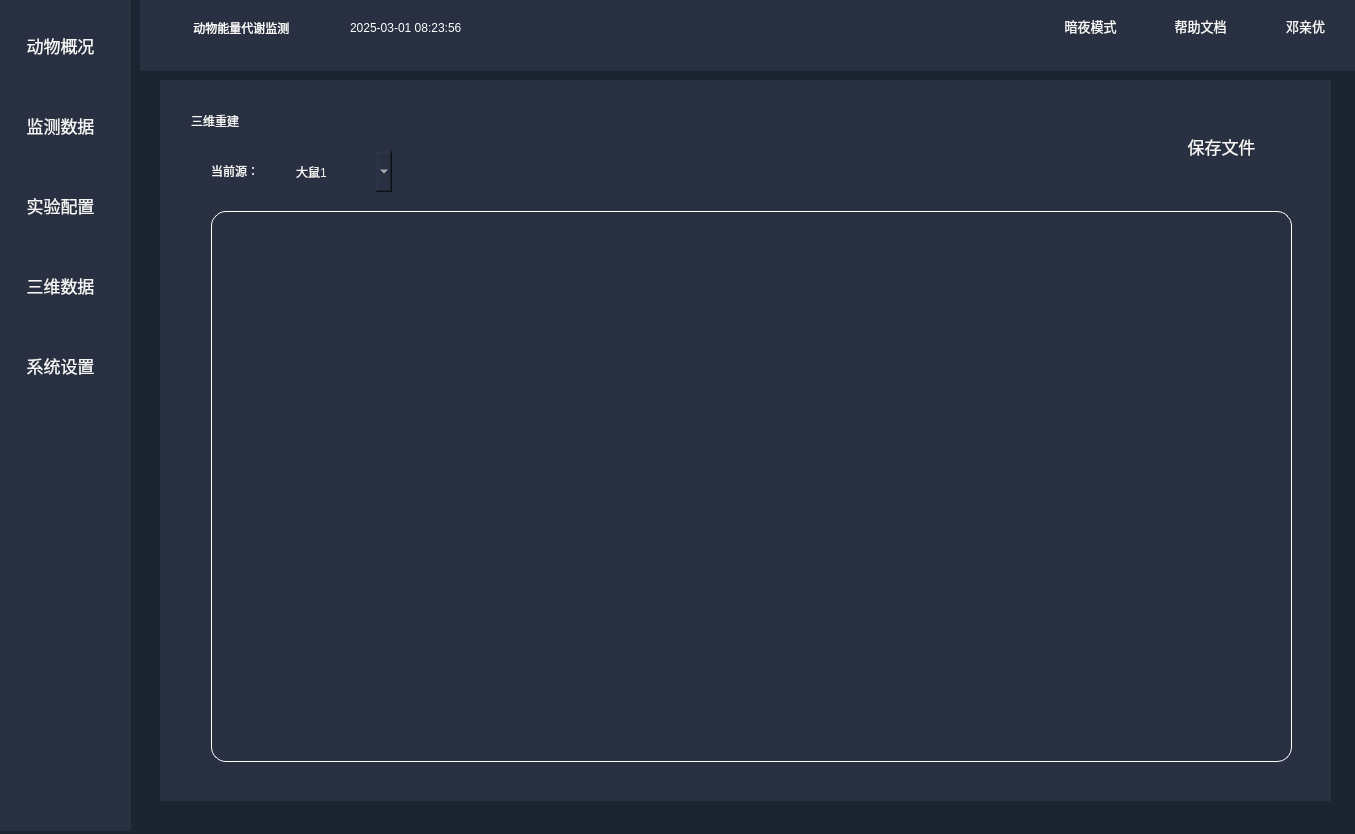
<?xml version="1.0" encoding="UTF-8"?>
<ui version="4.0">
 <class>Form</class>
 <widget class="QWidget" name="Form">
  <property name="geometry">
   <rect>
    <x>0</x>
    <y>0</y>
    <width>1355</width>
    <height>834</height>
   </rect>
  </property>
  <property name="font">
   <font>
    <pointsize>8</pointsize>
   </font>
  </property>
  <property name="windowTitle">
   <string>Form</string>
  </property>
  <property name="styleSheet">
   <string notr="true">QWidget{
background:rgb(27,36,49)
}
QGraphicsView{
border:1px solid white;
border-radius:0px;
}</string>
  </property>
  <widget class="QWidget" name="verticalLayoutWidget">
   <property name="geometry">
    <rect>
     <x>0</x>
     <y>0</y>
     <width>131</width>
     <height>831</height>
    </rect>
   </property>
   <layout class="QVBoxLayout" name="verticalLayout">
    <item>
     <widget class="QScrollArea" name="scrollArea">
      <property name="styleSheet">
       <string notr="true">border:none;</string>
      </property>
      <property name="horizontalScrollBarPolicy">
       <enum>Qt::ScrollBarAlwaysOff</enum>
      </property>
      <property name="widgetResizable">
       <bool>true</bool>
      </property>
      <widget class="QWidget" name="scrollAreaWidgetContents">
       <property name="geometry">
        <rect>
         <x>0</x>
         <y>0</y>
         <width>129</width>
         <height>829</height>
        </rect>
       </property>
       <property name="styleSheet">
        <string notr="true">background:rgb(40, 48,65);</string>
       </property>
       <widget class="QPushButton" name="btn1">
        <property name="geometry">
         <rect>
          <x>0</x>
          <y>10</y>
          <width>121</width>
          <height>71</height>
         </rect>
        </property>
        <property name="sizePolicy">
         <sizepolicy hsizetype="Minimum" vsizetype="Maximum">
          <horstretch>20</horstretch>
          <verstretch>21</verstretch>
         </sizepolicy>
        </property>
        <property name="font">
         <font>
          <pointsize>-1</pointsize>
          <bold>false</bold>
         </font>
        </property>
        <property name="styleSheet">
         <string notr="true">QPushButton{
	color:rgb(245, 245, 245);
	padding:15px;
	background:rgb(40, 48,65);
border：none;
font-size:17px;
}</string>
        </property>
        <property name="text">
         <string>动物概况</string>
        </property>
        <property name="icon">
         <iconset>
          <normaloff>:/icon/generate_white.svg</normaloff>:/icon/generate_white.svg</iconset>
        </property>
        <property name="iconSize">
         <size>
          <width>20</width>
          <height>20</height>
         </size>
        </property>
        <property name="autoDefault">
         <bool>false</bool>
        </property>
        <property name="default">
         <bool>false</bool>
        </property>
        <property name="flat">
         <bool>true</bool>
        </property>
       </widget>
       <widget class="QPushButton" name="btn2">
        <property name="geometry">
         <rect>
          <x>0</x>
          <y>90</y>
          <width>121</width>
          <height>71</height>
         </rect>
        </property>
        <property name="sizePolicy">
         <sizepolicy hsizetype="Minimum" vsizetype="Maximum">
          <horstretch>20</horstretch>
          <verstretch>21</verstretch>
         </sizepolicy>
        </property>
        <property name="font">
         <font>
          <pointsize>-1</pointsize>
          <bold>false</bold>
         </font>
        </property>
        <property name="styleSheet">
         <string notr="true">QPushButton{
	color:rgb(245, 245, 245);
	padding:15px;
	background:rgb(40, 48,65);
border：none;
font-size:17px;
}</string>
        </property>
        <property name="text">
         <string>监测数据</string>
        </property>
        <property name="icon">
         <iconset>
          <normaloff>:/icon/market_analysis_white.svg</normaloff>:/icon/market_analysis_white.svg</iconset>
        </property>
        <property name="iconSize">
         <size>
          <width>20</width>
          <height>20</height>
         </size>
        </property>
        <property name="autoDefault">
         <bool>false</bool>
        </property>
        <property name="default">
         <bool>false</bool>
        </property>
        <property name="flat">
         <bool>true</bool>
        </property>
       </widget>
       <widget class="QPushButton" name="btn3">
        <property name="geometry">
         <rect>
          <x>0</x>
          <y>170</y>
          <width>121</width>
          <height>71</height>
         </rect>
        </property>
        <property name="sizePolicy">
         <sizepolicy hsizetype="Minimum" vsizetype="Maximum">
          <horstretch>20</horstretch>
          <verstretch>21</verstretch>
         </sizepolicy>
        </property>
        <property name="font">
         <font>
          <pointsize>-1</pointsize>
          <bold>false</bold>
         </font>
        </property>
        <property name="styleSheet">
         <string notr="true">QPushButton{
	color:rgb(245, 245, 245);
	padding:15px;
	background:rgb(40, 48,65);
border：none;
font-size:17px;
}</string>
        </property>
        <property name="text">
         <string>实验配置</string>
        </property>
        <property name="icon">
         <iconset>
          <normaloff>:/icon/setting_config_white.svg</normaloff>:/icon/setting_config_white.svg</iconset>
        </property>
        <property name="iconSize">
         <size>
          <width>20</width>
          <height>20</height>
         </size>
        </property>
        <property name="autoDefault">
         <bool>false</bool>
        </property>
        <property name="default">
         <bool>false</bool>
        </property>
        <property name="flat">
         <bool>true</bool>
        </property>
       </widget>
       <widget class="QPushButton" name="btn4">
        <property name="geometry">
         <rect>
          <x>0</x>
          <y>250</y>
          <width>121</width>
          <height>71</height>
         </rect>
        </property>
        <property name="sizePolicy">
         <sizepolicy hsizetype="Minimum" vsizetype="Maximum">
          <horstretch>20</horstretch>
          <verstretch>21</verstretch>
         </sizepolicy>
        </property>
        <property name="font">
         <font>
          <pointsize>-1</pointsize>
          <bold>false</bold>
         </font>
        </property>
        <property name="styleSheet">
         <string notr="true">QPushButton{
	color:rgb(245, 245, 245);
	padding:15px;
	background:rgb(40, 48,65);
border：none;
font-size:17px;
}</string>
        </property>
        <property name="text">
         <string>三维数据</string>
        </property>
        <property name="icon">
         <iconset>
          <normaloff>:/icon/material_three_white.svg</normaloff>:/icon/material_three_white.svg</iconset>
        </property>
        <property name="iconSize">
         <size>
          <width>20</width>
          <height>20</height>
         </size>
        </property>
        <property name="autoDefault">
         <bool>false</bool>
        </property>
        <property name="default">
         <bool>false</bool>
        </property>
        <property name="flat">
         <bool>true</bool>
        </property>
       </widget>
       <widget class="QPushButton" name="btn5">
        <property name="geometry">
         <rect>
          <x>0</x>
          <y>330</y>
          <width>121</width>
          <height>71</height>
         </rect>
        </property>
        <property name="sizePolicy">
         <sizepolicy hsizetype="Minimum" vsizetype="Maximum">
          <horstretch>20</horstretch>
          <verstretch>21</verstretch>
         </sizepolicy>
        </property>
        <property name="font">
         <font>
          <pointsize>-1</pointsize>
          <bold>false</bold>
         </font>
        </property>
        <property name="styleSheet">
         <string notr="true">QPushButton{
	color:rgb(245, 245, 245);
	padding:15px;
	background:rgb(40, 48,65);
border：none;
font-size:17px;
}</string>
        </property>
        <property name="text">
         <string>系统设置</string>
        </property>
        <property name="icon">
         <iconset>
          <normaloff>:/icon/setting_computer_white.svg</normaloff>:/icon/setting_computer_white.svg</iconset>
        </property>
        <property name="iconSize">
         <size>
          <width>20</width>
          <height>20</height>
         </size>
        </property>
        <property name="autoDefault">
         <bool>false</bool>
        </property>
        <property name="default">
         <bool>false</bool>
        </property>
        <property name="flat">
         <bool>true</bool>
        </property>
       </widget>
      </widget>
     </widget>
    </item>
   </layout>
  </widget>
  <widget class="QWidget" name="horizontalLayoutWidget">
   <property name="geometry">
    <rect>
     <x>140</x>
     <y>0</y>
     <width>1261</width>
     <height>71</height>
    </rect>
   </property>
   <layout class="QHBoxLayout" name="horizontalLayout">
    <item>
     <widget class="QScrollArea" name="scrollArea_2">
      <property name="styleSheet">
       <string notr="true">border:none;</string>
      </property>
      <property name="verticalScrollBarPolicy">
       <enum>Qt::ScrollBarAlwaysOff</enum>
      </property>
      <property name="widgetResizable">
       <bool>true</bool>
      </property>
      <widget class="QWidget" name="scrollAreaWidgetContents_2">
       <property name="geometry">
        <rect>
         <x>0</x>
         <y>0</y>
         <width>1259</width>
         <height>69</height>
        </rect>
       </property>
       <property name="styleSheet">
        <string notr="true">background:rgb(40, 48,65);</string>
       </property>
       <widget class="QLabel" name="label">
        <property name="geometry">
         <rect>
          <x>10</x>
          <y>0</y>
          <width>51</width>
          <height>51</height>
         </rect>
        </property>
        <property name="styleSheet">
         <string notr="true"/>
        </property>
        <property name="text">
         <string/>
        </property>
        <property name="pixmap">
         <pixmap>:/images/mouse.png</pixmap>
        </property>
        <property name="scaledContents">
         <bool>true</bool>
        </property>
       </widget>
       <widget class="QLabel" name="label_2">
        <property name="geometry">
         <rect>
          <x>50</x>
          <y>20</y>
          <width>161</width>
          <height>16</height>
         </rect>
        </property>
        <property name="styleSheet">
         <string notr="true">color:white;</string>
        </property>
        <property name="text">
         <string> 动物能量代谢监测</string>
        </property>
       </widget>
       <widget class="QPushButton" name="pushButton_2">
        <property name="geometry">
         <rect>
          <x>1120</x>
          <y>0</y>
          <width>91</width>
          <height>51</height>
         </rect>
        </property>
        <property name="sizePolicy">
         <sizepolicy hsizetype="Minimum" vsizetype="Maximum">
          <horstretch>20</horstretch>
          <verstretch>21</verstretch>
         </sizepolicy>
        </property>
        <property name="font">
         <font>
          <pointsize>-1</pointsize>
          <bold>false</bold>
         </font>
        </property>
        <property name="styleSheet">
         <string notr="true">QPushButton{
	color:rgb(245, 245, 245);
	padding:7px;
	background:rgb(40, 48,65);
border：none;
font-size:13px;
}</string>
        </property>
        <property name="text">
         <string>邓亲优</string>
        </property>
        <property name="icon">
         <iconset>
          <normaloff>:/icon/me_white.svg</normaloff>:/icon/me_white.svg</iconset>
        </property>
        <property name="iconSize">
         <size>
          <width>24</width>
          <height>24</height>
         </size>
        </property>
        <property name="autoDefault">
         <bool>false</bool>
        </property>
        <property name="default">
         <bool>false</bool>
        </property>
        <property name="flat">
         <bool>true</bool>
        </property>
       </widget>
       <widget class="QPushButton" name="pushButton_3">
        <property name="geometry">
         <rect>
          <x>1010</x>
          <y>0</y>
          <width>101</width>
          <height>51</height>
         </rect>
        </property>
        <property name="sizePolicy">
         <sizepolicy hsizetype="Minimum" vsizetype="Maximum">
          <horstretch>20</horstretch>
          <verstretch>21</verstretch>
         </sizepolicy>
        </property>
        <property name="font">
         <font>
          <pointsize>-1</pointsize>
          <bold>false</bold>
         </font>
        </property>
        <property name="styleSheet">
         <string notr="true">QPushButton{
	color:rgb(245, 245, 245);
	padding:7px;
	background:rgb(40, 48,65);
border：none;
font-size:13px;
}</string>
        </property>
        <property name="text">
         <string>帮助文档</string>
        </property>
        <property name="icon">
         <iconset>
          <normaloff>:/icon/help_white.svg</normaloff>:/icon/help_white.svg</iconset>
        </property>
        <property name="iconSize">
         <size>
          <width>24</width>
          <height>24</height>
         </size>
        </property>
        <property name="autoDefault">
         <bool>false</bool>
        </property>
        <property name="default">
         <bool>false</bool>
        </property>
        <property name="flat">
         <bool>true</bool>
        </property>
       </widget>
       <widget class="QPushButton" name="pushButton_4">
        <property name="geometry">
         <rect>
          <x>900</x>
          <y>0</y>
          <width>101</width>
          <height>51</height>
         </rect>
        </property>
        <property name="sizePolicy">
         <sizepolicy hsizetype="Minimum" vsizetype="Maximum">
          <horstretch>20</horstretch>
          <verstretch>21</verstretch>
         </sizepolicy>
        </property>
        <property name="font">
         <font>
          <pointsize>-1</pointsize>
          <bold>false</bold>
         </font>
        </property>
        <property name="styleSheet">
         <string notr="true">QPushButton{
	color:rgb(245, 245, 245);
	padding:7px;
	background:rgb(40, 48,65);
border：none;
font-size:13px;
}</string>
        </property>
        <property name="text">
         <string>暗夜模式</string>
        </property>
        <property name="icon">
         <iconset>
          <normaloff>:/icon/dark_mode_white.svg</normaloff>:/icon/dark_mode_white.svg</iconset>
        </property>
        <property name="iconSize">
         <size>
          <width>24</width>
          <height>24</height>
         </size>
        </property>
        <property name="autoDefault">
         <bool>false</bool>
        </property>
        <property name="default">
         <bool>false</bool>
        </property>
        <property name="flat">
         <bool>true</bool>
        </property>
       </widget>
       <widget class="QLabel" name="label_14">
        <property name="geometry">
         <rect>
          <x>210</x>
          <y>20</y>
          <width>161</width>
          <height>16</height>
         </rect>
        </property>
        <property name="styleSheet">
         <string notr="true">color:white;</string>
        </property>
        <property name="text">
         <string>2025-03-01 08:23:56</string>
        </property>
       </widget>
      </widget>
     </widget>
    </item>
   </layout>
  </widget>
  <widget class="QWidget" name="tab2" native="true">
   <property name="geometry">
    <rect>
     <x>160</x>
     <y>80</y>
     <width>1171</width>
     <height>721</height>
    </rect>
   </property>
   <widget class="QScrollArea" name="scrollArea_3">
    <property name="geometry">
     <rect>
      <x>-10</x>
      <y>-10</y>
      <width>1191</width>
      <height>751</height>
     </rect>
    </property>
    <property name="widgetResizable">
     <bool>true</bool>
    </property>
    <widget class="QWidget" name="scrollAreaWidgetContents_3">
     <property name="geometry">
      <rect>
       <x>0</x>
       <y>0</y>
       <width>1189</width>
       <height>749</height>
      </rect>
     </property>
     <property name="styleSheet">
      <string notr="true">	color:rgb(245, 245, 245);

	background:rgb(40, 48,65);
border-radius:15px;</string>
     </property>
     <widget class="QWidget" name="verticalLayoutWidget_2">
      <property name="geometry">
       <rect>
        <x>20</x>
        <y>20</y>
        <width>1141</width>
        <height>701</height>
       </rect>
      </property>
      <layout class="QVBoxLayout" name="verticalLayout_2">
       <item>
        <widget class="QScrollArea" name="scrollArea_4">
         <property name="widgetResizable">
          <bool>true</bool>
         </property>
         <widget class="QWidget" name="scrollAreaWidgetContents_4">
          <property name="geometry">
           <rect>
            <x>0</x>
            <y>0</y>
            <width>1139</width>
            <height>699</height>
           </rect>
          </property>
          <widget class="QLabel" name="label_3">
           <property name="geometry">
            <rect>
             <x>40</x>
             <y>60</y>
             <width>91</width>
             <height>39</height>
            </rect>
           </property>
           <property name="text">
            <string>当前源：</string>
           </property>
          </widget>
          <widget class="QComboBox" name="comboBox">
           <property name="geometry">
            <rect>
             <x>120</x>
             <y>60</y>
             <width>101</width>
             <height>41</height>
            </rect>
           </property>
           <item>
            <property name="text">
             <string>大鼠1</string>
            </property>
           </item>
          </widget>
          <widget class="QLabel" name="label_4">
           <property name="geometry">
            <rect>
             <x>20</x>
             <y>10</y>
             <width>91</width>
             <height>39</height>
            </rect>
           </property>
           <property name="text">
            <string>三维重建</string>
           </property>
          </widget>
          <widget class="QGraphicsView" name="graphicsView">
           <property name="geometry">
            <rect>
             <x>40</x>
             <y>120</y>
             <width>1081</width>
             <height>551</height>
            </rect>
           </property>
          </widget>
          <widget class="QPushButton" name="btn3_2">
           <property name="geometry">
            <rect>
             <x>970</x>
             <y>30</y>
             <width>161</width>
             <height>51</height>
            </rect>
           </property>
           <property name="sizePolicy">
            <sizepolicy hsizetype="Minimum" vsizetype="Maximum">
             <horstretch>20</horstretch>
             <verstretch>21</verstretch>
            </sizepolicy>
           </property>
           <property name="font">
            <font>
             <pointsize>-1</pointsize>
             <bold>false</bold>
            </font>
           </property>
           <property name="styleSheet">
            <string notr="true">QPushButton{
	color:rgb(245, 245, 245);
	padding:15px;
	background:rgb(40, 48,65);
border：none;
font-size:17px;
}</string>
           </property>
           <property name="text">
            <string>保存文件</string>
           </property>
           <property name="icon">
            <iconset>
             <normaloff>:/icon/save_white.svg</normaloff>:/icon/save_white.svg</iconset>
           </property>
           <property name="iconSize">
            <size>
             <width>20</width>
             <height>20</height>
            </size>
           </property>
           <property name="autoDefault">
            <bool>false</bool>
           </property>
           <property name="default">
            <bool>false</bool>
           </property>
           <property name="flat">
            <bool>true</bool>
           </property>
          </widget>
         </widget>
        </widget>
       </item>
      </layout>
     </widget>
    </widget>
   </widget>
  </widget>
  <zorder>tab2</zorder>
  <zorder>verticalLayoutWidget</zorder>
  <zorder>horizontalLayoutWidget</zorder>
 </widget>
 <resources>
  <include location="resource/mainPage.qrc"/>
  <include location="UI/resource/mainPage.qrc"/>
 </resources>
 <connections>
  <connection>
   <sender>btn1</sender>
   <signal>toggled(bool)</signal>
   <receiver>tab2</receiver>
   <slot>setVisible(bool)</slot>
   <hints>
    <hint type="sourcelabel">
     <x>61</x>
     <y>46</y>
    </hint>
    <hint type="destinationlabel">
     <x>745</x>
     <y>425</y>
    </hint>
   </hints>
  </connection>
 </connections>
</ui>
